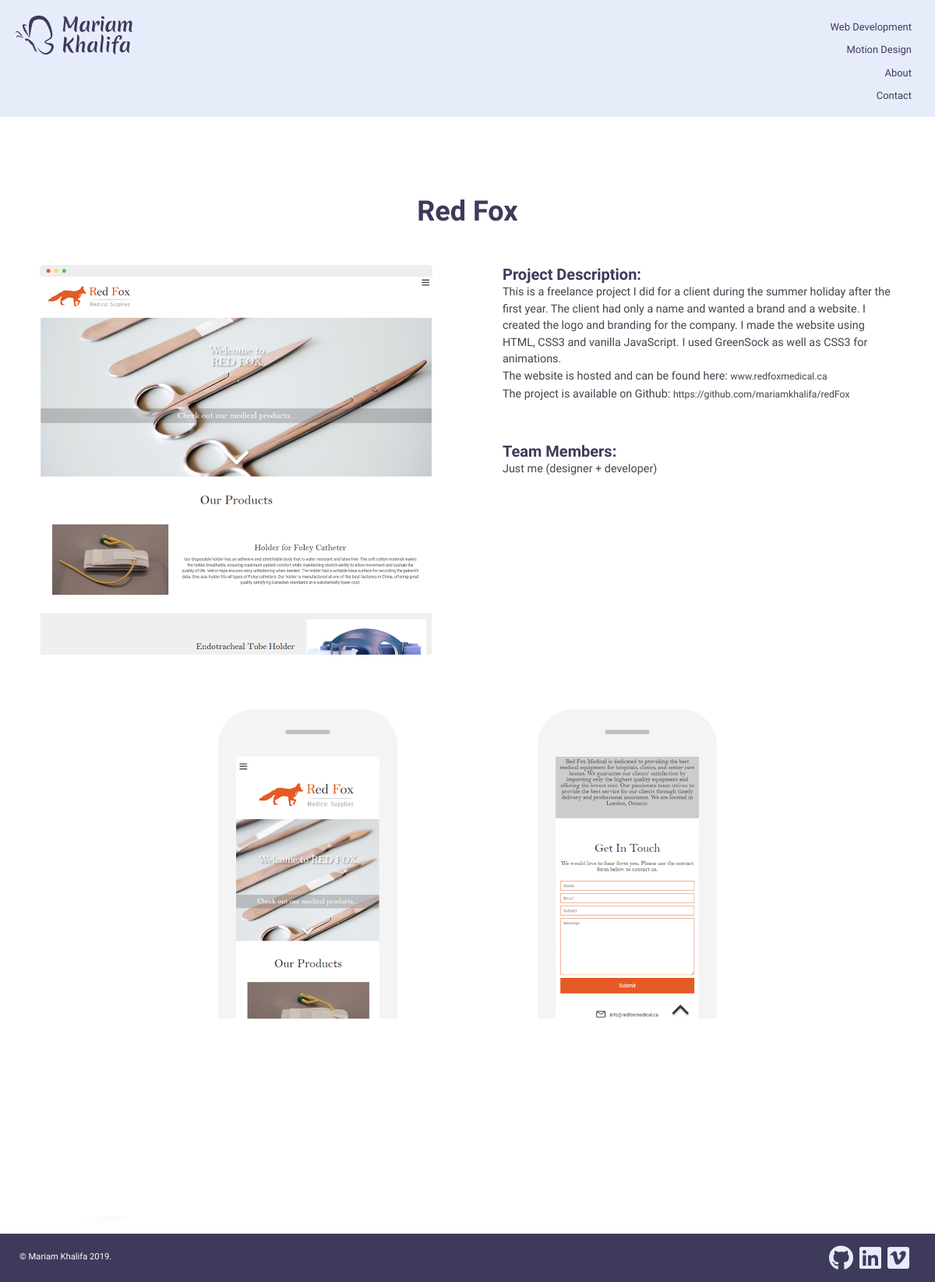
Screenshot of /portfolio_project.php?id=3 with the database file from the repository.
### tables this page shows
CREATE TABLE IF NOT EXISTS `tbl_projects` (
  `ID` int(11) NOT NULL AUTO_INCREMENT,
  `Name` varchar(50) NOT NULL,
  `Description` text NOT NULL,
  `main_image` varchar(50) DEFAULT NULL,
  `image_2` varchar(50) DEFAULT NULL,
  `image_1` varchar(50) DEFAULT NULL,
  `Team Members` text,
  PRIMARY KEY (`ID`)
);

### includes/objects/project.php (called while the page is built, shortened)
<?php
class Project{
    private $conn;
    public function __construct($db){
        $this->conn = $db;
    }
    public function getProjectByID($id){
        $query = 'SELECT * FROM `tbl_projects` WHERE `ID` =' . $id;
        $stmt = $this->conn->prepare($query);
        $stmt->execute();
        return $stmt;
    }
}

### portfolio_project.php (the view, shortened to what this page needs)
<!DOCTYPE html>
<html lang="en">
<head>
    <?php include 'template/head.php';?>
</head>
<body>
<header id="project-header">
    <ul class="main-nav">
        <a id="link-dev" href="index.php#development"><li>Web Development</li></a>
        <a id="link-motion" href="index.php#design"><li>Motion Design</li></a>
        <a id="link-about" href="index.php#about"><li>About</li></a>
        <a id="link-contact" href="index.php#contact"><li>Contact</li></a>
    </ul>
    <a href="index.php" class="link-home">
        <picture class="logo">
            <source media="(min-width: 767px)" srcset="images/logo.svg">
            <img  src="images/logo-alt.svg" alt="logo">
        </picture>
    </a>
</header>
<?php
include_once 'includes/objects/project.php';
$database = new Database();
$db = $database->getConnection();
$project = new Project($db);
$stmt = $project->getProjects();
if(isset($_GET['id'])) {
    $stmt = $project->getProjectByID($_GET['id']);
}
$num = $stmt->rowCount();
if($num>0):?>
<?php while($row = $stmt->fetch(PDO::FETCH_ASSOC)):?>
<div class="project-con">
        <h1 class="title"><?php echo $row['Name'];?></h1>
        <div class="dt-img-con">
            <img class="dt-img" src="images/<?php echo $row['main_image'];?>" alt="project desktop image">
        </div>
        <div class="desc">
            <h2>Project Description:</h2>
            <p class="project-desc"><?php echo $row['Description'];?></p>
            <h2>Team Members:</h2>
            <p class="project-team"><?php echo $row['Team Members'];?></p>
        </div>
        <div class="m-img">
            <img src="images/<?php echo $row['image_1'];?>" alt="project mobile image 1">
            <img src="images/<?php echo $row['image_2'];?>" alt="project mobile image 2">
        </div>
</div>
<?php endwhile;
else:?>
<h1>Uh Oh! Are you lost?</h1>
<div class="error-con"><a class="error-home" href="index.php">I'll help you find your way!</a></div>
<?php endif;?>
<div class="butterflies-con">
    <img class="project-butterflies" src="images/butterflies.png" alt="butterflies">
</div>
<footer id="footer">
    <p>&copy; Mariam Khalifa 2019.</p>
    <div class="social-media">
        <a href="https://github.com/mariamkhalifa" target="_blank"><i class="fab fa-github fa-2x"></i></a>
        <a href="https://www.linkedin.com/in/mariamkhalifa/" target="_blank"><i class="fab fa-linkedin fa-2x"></i></a>
        <a href="https://vimeo.com/mariamkhalifa" target="_blank"><i class="fab fa-vimeo fa-2x"></i></a>
    </div>
</footer>
</body>
</html>

### template/head.php (shortened to what this page needs)
<link rel="stylesheet" href="css/main.css">

### rows the page displays
tbl_projects: Name "Red Fox", main_image (picture), Description "This is a freelance project I did for a client during the summer holiday after the first year. The client had only a name and wanted a brand and a website. I created the logo and branding for the company. I made the website using HTML, CSS3 and vanilla JavaScript. I used GreenSock as well as CSS3 for animations. The website is hosted and can be found here: www.redfoxmedical.ca The project is available on Github: https://github.com/mariamkhalifa/redFox", Team Members "Just me (designer + developer)", image_1 (picture), image_2 (picture)
